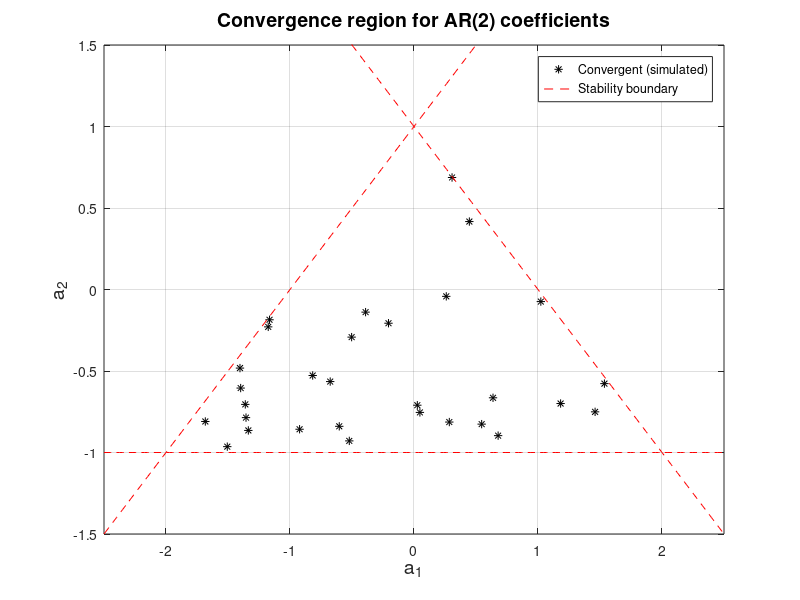

The MATLAB source for this figure:
N = 1000;
numPairs = 100;
rng(42);

A1 = -2.5 + 5.0 * rand(numPairs, 1);
A2 = -1.5 + 3.0 * rand(numPairs, 1);

stable = false(numPairs, 1);

for i = 1:numPairs
    a1 = A1(i);
    a2 = A2(i);

    % Generate AR(2) process x[n] = a1 x[n-1] + a2 x[n-2] + w[n]
    w = randn(N, 1);
    x = zeros(N, 1);
    for n = 3:N
        x(n) = a1 * x(n-1) + a2 * x(n-2) + w(n);
    end

    r = roots([1 -a1 -a2]);
    stable(i) = all(abs(r) < 1);
end

figure;
plot(A1(stable), A2(stable), 'k*');
hold on;

a1_line = linspace(-2.5, 2.5, 200);
plot(a1_line, 1 - a1_line, 'r--');   % a2 = 1 - a1
plot(a1_line, 1 + a1_line, 'r--');   % a2 = 1 + a1
plot(a1_line, -1 * ones(size(a1_line)), 'r--');  % a2 = -1

hold off;
xlabel('a_1', 'FontSize', 14);
ylabel('a_2', 'FontSize', 14);
title('Convergence region for AR(2) coefficients', 'FontSize', 14);
axis([-2.5 2.5 -1.5 1.5]);
grid on;
legend('Convergent (simulated)', 'Stability boundary', 'Location', 'northeast');
